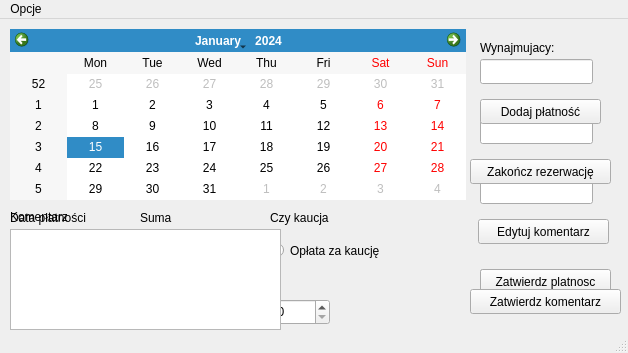
<?xml version="1.0" encoding="UTF-8"?>
<ui version="4.0">
 <class>BoxWindow</class>
 <widget class="QMainWindow" name="BoxWindow">
  <property name="geometry">
   <rect>
    <x>0</x>
    <y>0</y>
    <width>628</width>
    <height>353</height>
   </rect>
  </property>
  <property name="windowTitle">
   <string>MainWindow</string>
  </property>
  <widget class="QWidget" name="centralwidget">
   <widget class="QPushButton" name="pushButton">
    <property name="geometry">
     <rect>
      <x>480</x>
      <y>250</y>
      <width>111</width>
      <height>21</height>
     </rect>
    </property>
    <property name="text">
     <string>Generuj fakture</string>
    </property>
   </widget>
   <widget class="Calendar" name="calendarWidget">
    <property name="geometry">
     <rect>
      <x>10</x>
      <y>10</y>
      <width>456</width>
      <height>171</height>
     </rect>
    </property>
   </widget>
   <widget class="QLabel" name="label">
    <property name="geometry">
     <rect>
      <x>480</x>
      <y>20</y>
      <width>101</width>
      <height>17</height>
     </rect>
    </property>
    <property name="text">
     <string>Wynajmujacy:</string>
    </property>
   </widget>
   <widget class="QLabel" name="label_2">
    <property name="geometry">
     <rect>
      <x>480</x>
      <y>80</y>
      <width>111</width>
      <height>17</height>
     </rect>
    </property>
    <property name="text">
     <string>Box opłacony:</string>
    </property>
   </widget>
   <widget class="QLabel" name="label_3">
    <property name="geometry">
     <rect>
      <x>480</x>
      <y>140</y>
      <width>121</width>
      <height>17</height>
     </rect>
    </property>
    <property name="text">
     <string>Kaucja opłacona:</string>
    </property>
   </widget>
   <widget class="QLineEdit" name="lineEdit">
    <property name="geometry">
     <rect>
      <x>480</x>
      <y>40</y>
      <width>113</width>
      <height>25</height>
     </rect>
    </property>
   </widget>
   <widget class="QLineEdit" name="lineEdit_2">
    <property name="geometry">
     <rect>
      <x>480</x>
      <y>100</y>
      <width>113</width>
      <height>25</height>
     </rect>
    </property>
   </widget>
   <widget class="QLineEdit" name="lineEdit_3">
    <property name="geometry">
     <rect>
      <x>480</x>
      <y>160</y>
      <width>113</width>
      <height>25</height>
     </rect>
    </property>
   </widget>
   <widget class="QPushButton" name="pushButton_2">
    <property name="geometry">
     <rect>
      <x>480</x>
      <y>250</y>
      <width>131</width>
      <height>25</height>
     </rect>
    </property>
    <property name="text">
     <string>Zatwierdz platnosc</string>
    </property>
   </widget>
   <widget class="QPushButton" name="pushButton_3">
    <property name="geometry">
     <rect>
      <x>480</x>
      <y>80</y>
      <width>121</width>
      <height>25</height>
     </rect>
    </property>
    <property name="text">
     <string>Dodaj płatność</string>
    </property>
   </widget>
   <widget class="QPushButton" name="pushButton_4">
    <property name="geometry">
     <rect>
      <x>470</x>
      <y>140</y>
      <width>141</width>
      <height>25</height>
     </rect>
    </property>
    <property name="text">
     <string>Zakończ rezerwację</string>
    </property>
   </widget>
   <widget class="QLabel" name="label_4">
    <property name="geometry">
     <rect>
      <x>10</x>
      <y>190</y>
      <width>101</width>
      <height>17</height>
     </rect>
    </property>
    <property name="text">
     <string>Data płatności</string>
    </property>
   </widget>
   <widget class="QLabel" name="label_5">
    <property name="geometry">
     <rect>
      <x>140</x>
      <y>190</y>
      <width>67</width>
      <height>17</height>
     </rect>
    </property>
    <property name="text">
     <string>Suma</string>
    </property>
   </widget>
   <widget class="QLineEdit" name="lineEdit_5">
    <property name="geometry">
     <rect>
      <x>140</x>
      <y>220</y>
      <width>113</width>
      <height>25</height>
     </rect>
    </property>
   </widget>
   <widget class="QLabel" name="label_6">
    <property name="geometry">
     <rect>
      <x>270</x>
      <y>190</y>
      <width>71</width>
      <height>17</height>
     </rect>
    </property>
    <property name="text">
     <string>Czy kaucja</string>
    </property>
   </widget>
   <widget class="QLabel" name="label_7">
    <property name="geometry">
     <rect>
      <x>20</x>
      <y>280</y>
      <width>31</width>
      <height>17</height>
     </rect>
    </property>
    <property name="text">
     <string>od</string>
    </property>
   </widget>
   <widget class="QLabel" name="label_8">
    <property name="geometry">
     <rect>
      <x>180</x>
      <y>280</y>
      <width>31</width>
      <height>17</height>
     </rect>
    </property>
    <property name="text">
     <string>do</string>
    </property>
   </widget>
   <widget class="QRadioButton" name="radioButton">
    <property name="geometry">
     <rect>
      <x>270</x>
      <y>220</y>
      <width>141</width>
      <height>23</height>
     </rect>
    </property>
    <property name="text">
     <string>Opłata za kaucję</string>
    </property>
   </widget>
   <widget class="QDateEdit" name="dateEdit">
    <property name="geometry">
     <rect>
      <x>50</x>
      <y>280</y>
      <width>110</width>
      <height>26</height>
     </rect>
    </property>
   </widget>
   <widget class="QDateEdit" name="dateEdit_2">
    <property name="geometry">
     <rect>
      <x>10</x>
      <y>220</y>
      <width>110</width>
      <height>26</height>
     </rect>
    </property>
   </widget>
   <widget class="QDateEdit" name="dateEdit_3">
    <property name="geometry">
     <rect>
      <x>220</x>
      <y>280</y>
      <width>110</width>
      <height>26</height>
     </rect>
    </property>
   </widget>
   <widget class="QLabel" name="label_9">
    <property name="geometry">
     <rect>
      <x>20</x>
      <y>250</y>
      <width>141</width>
      <height>17</height>
     </rect>
    </property>
    <property name="text">
     <string>Za okres wynajmu:</string>
    </property>
   </widget>
   <widget class="QTextEdit" name="textEdit">
    <property name="geometry">
     <rect>
      <x>10</x>
      <y>210</y>
      <width>271</width>
      <height>101</height>
     </rect>
    </property>
   </widget>
   <widget class="QLabel" name="label_10">
    <property name="geometry">
     <rect>
      <x>10</x>
      <y>190</y>
      <width>101</width>
      <height>16</height>
     </rect>
    </property>
    <property name="text">
     <string>Komentarz</string>
    </property>
   </widget>
   <widget class="QPushButton" name="pushButton_5">
    <property name="geometry">
     <rect>
      <x>478</x>
      <y>200</y>
      <width>131</width>
      <height>25</height>
     </rect>
    </property>
    <property name="text">
     <string>Edytuj komentarz</string>
    </property>
   </widget>
   <widget class="QPushButton" name="pushButton_6">
    <property name="geometry">
     <rect>
      <x>470</x>
      <y>270</y>
      <width>151</width>
      <height>25</height>
     </rect>
    </property>
    <property name="text">
     <string>Zatwierdz komentarz</string>
    </property>
   </widget>
  </widget>
  <widget class="QMenuBar" name="menubar">
   <property name="geometry">
    <rect>
     <x>0</x>
     <y>0</y>
     <width>628</width>
     <height>22</height>
    </rect>
   </property>
   <widget class="QMenu" name="menuOpcje">
    <property name="title">
     <string>Opcje</string>
    </property>
    <addaction name="actionEdytuj_wszystko"/>
    <addaction name="actionPowr_t"/>
   </widget>
   <addaction name="menuOpcje"/>
  </widget>
  <widget class="QStatusBar" name="statusbar"/>
  <action name="actionEdytuj_wszystko">
   <property name="text">
    <string>Edytuj wszystko</string>
   </property>
  </action>
  <action name="actionPowr_t">
   <property name="text">
    <string>Powrót</string>
   </property>
  </action>
 </widget>
 <customwidgets>
  <customwidget>
   <class>Calendar</class>
   <extends>QCalendarWidget</extends>
   <header>calendar.h</header>
  </customwidget>
 </customwidgets>
 <resources/>
 <connections/>
</ui>
